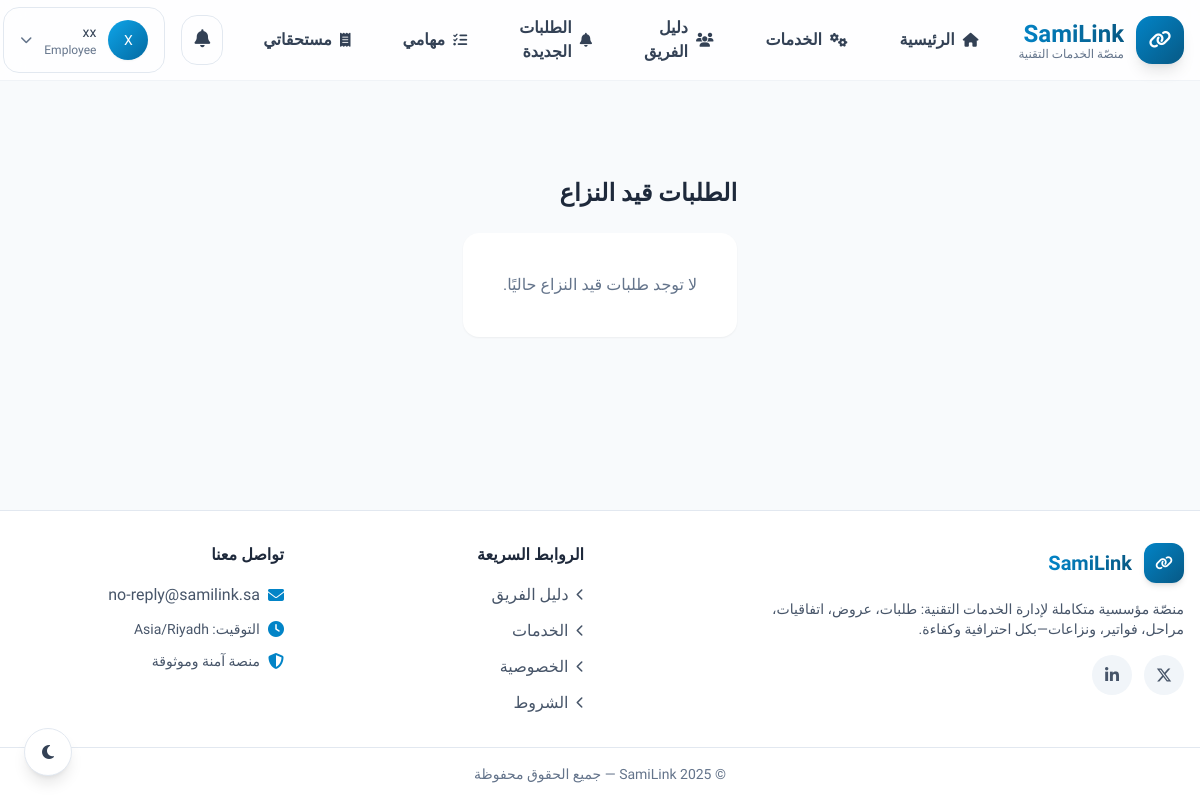
Before: /marketplace/disputed/ (signed in) with the older database file.
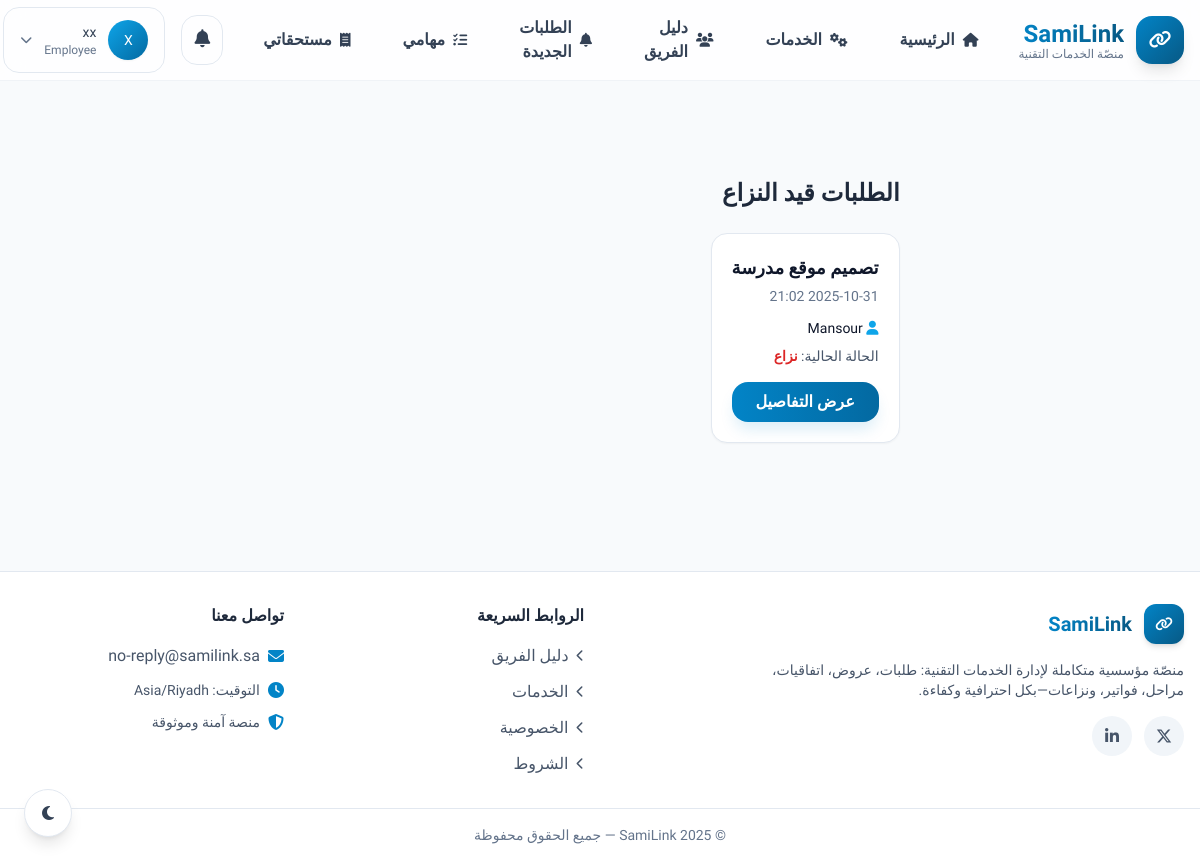
After: the same page with the newer database file.
### marketplace/models.py (models this page shows, shortened)
class Request(models.Model):
    class Status(models.TextChoices):
        NEW = "new", "طلب جديد"
        OFFER_SELECTED = "offer_selected", "تم اختيار عرض"
        AGREEMENT_PENDING = "agreement_pending", "اتفاقية بانتظار الموافقة"
        IN_PROGRESS = "in_progress", "قيد التنفيذ"
        COMPLETED = "completed", "مكتمل"
        DISPUTED = "disputed", "نزاع"          # توحيد التسمية إلى DISPUTED للتوافق مع بقية التطبيقات
        CANCELLED = "cancelled", "ملغى"
    client = models.ForeignKey(User, on_delete=models.CASCADE, related_name="requests_as_client")
    assigned_employee = models.ForeignKey(
        User, on_delete=models.SET_NULL, related_name="requests_as_employee", null=True, blank=True
    )
    title = models.CharField("العنوان", max_length=160)
    details = models.TextField("التفاصيل", blank=True)
    estimated_duration_days = models.PositiveIntegerField("مدة تقديرية (أيام)", default=7)
    estimated_price = models.DecimalField("سعر تقريبي", max_digits=12, decimal_places=2, default=0)
    links = models.TextField("روابط مرتبطة (اختياري)", blank=True)
    status = models.CharField(max_length=32, choices=Status.choices, default=Status.NEW, db_index=True)
    has_milestones = models.BooleanField(default=False)
    has_dispute = models.BooleanField(default=False)
    offer_selected_at = models.DateTimeField("تاريخ اختيار العرض", null=True, blank=True)
    agreement_due_at = models.DateTimeField("موعد استحقاق إرسال الاتفاقية", null=True, blank=True)
    sla_agreement_overdue = models.BooleanField("تجاوز مهلة إنشاء الاتفاقية (تم التنبيه؟)", default=False)
    created_at = models.DateTimeField(auto_now_add=True)
    updated_at = models.DateTimeField(auto_now=True)
    def get_absolute_url(self):
        try:
            return reverse("marketplace:request_detail", args=[self.pk])
        except Exception:
            return f"/marketplace/r/{self.pk}/"
    class Meta:
        indexes = [
            models.Index(fields=["status", "created_at"]),
            models.Index(fields=["client"]),
            models.Index(fields=["assigned_employee"]),
            models.Index(fields=["agreement_due_at"]),
        ]
        verbose_name = "طلب"
        verbose_name_plural = "طلبات"

### accounts/models.py (models this page shows, shortened)
class User(AbstractBaseUser, PermissionsMixin):
    class Role(models.TextChoices):
        ADMIN = "admin", "مدير عام"
        FINANCE = "finance", "مالية"
        EMPLOYEE = "employee", "موظف"
        CLIENT = "client", "عميل"
    email = models.EmailField("البريد الإلكتروني", unique=True, db_index=True)
    phone = models.CharField(
        "الجوال",
        max_length=16,  # + ثم حتى 15 رقم
        blank=True,
        null=True,
        help_text="أدخل أي صيغة (05 أو 00966 أو 966 أو +966). سيُحفظ دوليًا تلقائيًا.",
        validators=[RegexValidator(r"^[\d\+\s\-\(\)]{3,}$", "صيغة رقم غير صالحة.")],
    )
    name = models.CharField("الاسم", max_length=150, blank=True)
    role = models.CharField("الدور", max_length=16, choices=Role.choices, default=Role.CLIENT)
    is_active = models.BooleanField(default=True)
    is_staff = models.BooleanField(default=False)
    date_joined = models.DateTimeField(default=timezone.now)
    objects = UserManager()
    USERNAME_FIELD = "email"
    REQUIRED_FIELDS: list[str] = []
    class Meta:
        verbose_name = "مستخدم"
        verbose_name_plural = "مستخدمون"
        indexes = [
            models.Index(fields=["role"]),
            models.Index(fields=["email"]),
            models.Index(fields=["phone"]),
        ]
        constraints = [
            models.UniqueConstraint(
                Lower("email"), name="uniq_user_email_ci"
            ),
        ]

### marketplace/views.py (the view)
# urls.py: path("disputed/", views.disputed_tasks, name="disputed_tasks"),
@login_required
def disputed_tasks(request):
    u = request.user
    disputed_q = Q(status="disputed")
    if hasattr(Request, "Status") and hasattr(Request.Status, "DISPUTED"):
        disputed_q = Q(status=Request.Status.DISPUTED) | Q(status__iexact="disputed")
    qs = (
        Request.objects
        .select_related("client", "assigned_employee")
        .filter(assigned_employee=u)
        .filter(disputed_q)
    )
    if hasattr(Request, "is_frozen"):
        qs = qs.filter(is_frozen=True)
    qs = qs.order_by("-updated_at", "-id")
    return render(request, "marketplace/disputed_tasks.html", {"requests": qs})

### templates/marketplace/disputed_tasks.html (shortened to what this page needs)
{% extends "base.html" %}
{% block content %}
<section class="py-10 max-w-6xl mx-auto rtl" dir="rtl">
  <h1 class="text-2xl font-bold mb-6 text-slate-800 dark:text-white">الطلبات قيد النزاع</h1>
  {% if requests %}
    <div class="grid gap-4 sm:grid-cols-2 lg:grid-cols-3">
      {% for req in requests %}
        <div class="card p-5 flex flex-col justify-between">
          <div>
            <h2 class="text-lg font-semibold text-slate-900 dark:text-white mb-1">{{ req.title|default:"طلب بدون عنوان" }}</h2>
            <p class="text-sm text-slate-500 dark:text-slate-400 mb-3">{{ req.created_at|date:"Y-m-d H:i" }}</p>
            {% if req.client %}
              <p class="text-sm"><i class="fas fa-user text-primary-500"></i> {{ req.client.name|default:req.client.email }}</p>
            {% endif %}
            <p class="mt-2 text-sm text-slate-600 dark:text-slate-300">
              الحالة الحالية: <span class="font-semibold text-red-600">نزاع</span>
            </p>
          </div>
          <div class="mt-4">
            <a href="{{ req.get_absolute_url }}" class="nav-cta block text-center py-2">عرض التفاصيل</a>
          </div>
        </div>
      {% endfor %}
    </div>
  {% else %}
    <div class="p-10 text-center text-slate-500 dark:text-slate-400 bg-white dark:bg-slate-800 rounded-2xl shadow-sm">
      لا توجد طلبات قيد النزاع حاليًا.
    </div>
  {% endif %}
</section>
{% endblock %}

Changed rows visible on the page:
now on this page (row edited): Request: title "تصميم موقع مدرسة", created_at "2025-10-31 21:02", client.name "Mansour"
Other visible differences:
text no longer shown: "لا توجد طلبات قيد النزاع حاليًا."
